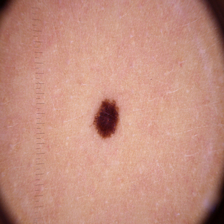
#> input picture skin cancer project/dataset/benign/2.jpg, 224 x 224 px; its folder holds 5 pictures in this run
$ python main.py   (older library calls are emulated)
#> lines starting #> are read from the running program, lines starting #| are printed output that depends on the picture
import matplotlib.pyplot as plt
import numpy as np
import glob
import random
import pandas as pd
import seaborn as sns
import cv2
import scipy.misc
import scipy.ndimage
import imutils
from tensorflow.keras.models import Sequential
from sklearn.model_selection import train_test_split
from tensorflow.keras.layers import Conv2D,MaxPooling2D,Flatten,Dense
from sklearn.metrics import confusion_matrix,classification_report


data = r'C:\Users\User\Documents\skin cancer project\dataset'
benign = glob.glob(r'dataset\benign\*.jpg')
malignant = glob.glob(r'dataset\malignant\*.jpg')
print('Number of images with benign : {}'.format(len(benign)))
print('Number of images with malignant : {}'.format(len(malignant)))

#read = lambda imname: np.asarray(Image.open(imname).convert("RGB"))

benign_ = scipy.misc.imread('dataset/benign/2.jpg')
#> benign_ is the input picture: shape (224, 224, 3); mean R, G, B 195.6, 143.2, 128.2
benign_ = 255 - benign_
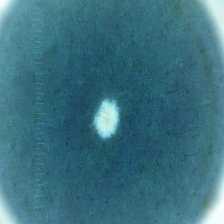
#> benign_: shape (224, 224, 3); mean R, G, B 59.4, 111.8, 126.8
median_filtered = scipy.ndimage.median_filter(benign_, size=3)


fig, ax = plt.subplots(1, 3, figsize=(10, 8));
plt.suptitle('SAMPLE PROCESSED IMAGE', x=0.5, y=0.8)
#> (the run stopped early here; a loop or call above may not have finished)
